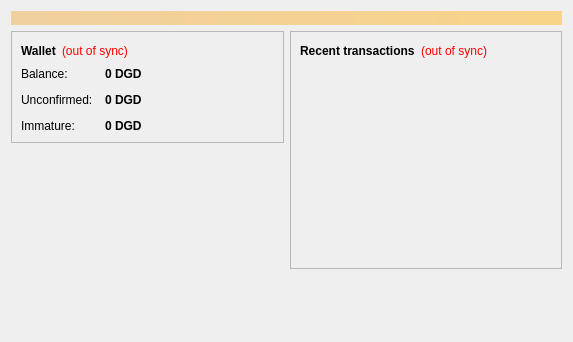
<?xml version="1.0" encoding="UTF-8"?>
<ui version="4.0">
 <class>OverviewPage</class>
 <widget class="QWidget" name="OverviewPage">
  <property name="geometry">
   <rect>
    <x>0</x>
    <y>0</y>
    <width>573</width>
    <height>342</height>
   </rect>
  </property>
  <property name="windowTitle">
   <string>Form</string>
  </property>
  <layout class="QVBoxLayout" name="topLayout">
   <item>
    <widget class="QLabel" name="labelAlerts">
     <property name="visible">
      <bool>false</bool>
     </property>
     <property name="styleSheet">
      <string notr="true">background-color: qlineargradient(x1: 0, y1: 0, x2: 1, y2: 0, stop:0 #F0D0A0, stop:1 #F8D488); color:#000000;</string>
     </property>
     <property name="wordWrap">
      <bool>true</bool>
     </property>
     <property name="margin">
      <number>3</number>
     </property>
    </widget>
   </item>
   <item>
    <layout class="QHBoxLayout" name="horizontalLayout" stretch="1,1">
     <item>
      <layout class="QVBoxLayout" name="verticalLayout_2">
       <item>
        <widget class="QFrame" name="frame">
         <property name="frameShape">
          <enum>QFrame::StyledPanel</enum>
         </property>
         <property name="frameShadow">
          <enum>QFrame::Raised</enum>
         </property>
         <layout class="QVBoxLayout" name="verticalLayout_4">
          <item>
           <layout class="QHBoxLayout" name="horizontalLayout_4">
            <item>
             <widget class="QLabel" name="label_5">
              <property name="font">
               <font>
                <weight>75</weight>
                <bold>true</bold>
               </font>
              </property>
              <property name="text">
               <string>Wallet</string>
              </property>
             </widget>
            </item>
            <item>
             <widget class="QLabel" name="labelWalletStatus">
              <property name="toolTip">
               <string>The displayed information may be out of date. Your wallet automatically synchronizes with the Dgdollartest2 network after a connection is established, but this process has not completed yet.</string>
              </property>
              <property name="styleSheet">
               <string notr="true">QLabel { color: red; }</string>
              </property>
              <property name="text">
               <string notr="true">(out of sync)</string>
              </property>
              <property name="alignment">
               <set>Qt::AlignLeading|Qt::AlignLeft|Qt::AlignVCenter</set>
              </property>
             </widget>
            </item>
            <item>
             <spacer name="horizontalSpacer_2">
              <property name="orientation">
               <enum>Qt::Horizontal</enum>
              </property>
              <property name="sizeHint" stdset="0">
               <size>
                <width>40</width>
                <height>20</height>
               </size>
              </property>
             </spacer>
            </item>
           </layout>
          </item>
          <item>
           <layout class="QFormLayout" name="formLayout_2">
            <property name="fieldGrowthPolicy">
             <enum>QFormLayout::AllNonFixedFieldsGrow</enum>
            </property>
            <property name="horizontalSpacing">
             <number>12</number>
            </property>
            <property name="verticalSpacing">
             <number>12</number>
            </property>
            <item row="0" column="0">
             <widget class="QLabel" name="label">
              <property name="text">
               <string>Balance:</string>
              </property>
             </widget>
            </item>
            <item row="0" column="1">
             <widget class="QLabel" name="labelBalance">
              <property name="font">
               <font>
                <weight>75</weight>
                <bold>true</bold>
               </font>
              </property>
              <property name="cursor">
               <cursorShape>IBeamCursor</cursorShape>
              </property>
              <property name="toolTip">
               <string>Your current balance</string>
              </property>
              <property name="text">
               <string notr="true">0 DGD</string>
              </property>
              <property name="textInteractionFlags">
               <set>Qt::LinksAccessibleByMouse|Qt::TextSelectableByKeyboard|Qt::TextSelectableByMouse</set>
              </property>
             </widget>
            </item>
            <item row="1" column="0">
             <widget class="QLabel" name="label_3">
              <property name="text">
               <string>Unconfirmed:</string>
              </property>
             </widget>
            </item>
            <item row="1" column="1">
             <widget class="QLabel" name="labelUnconfirmed">
              <property name="font">
               <font>
                <weight>75</weight>
                <bold>true</bold>
               </font>
              </property>
              <property name="cursor">
               <cursorShape>IBeamCursor</cursorShape>
              </property>
              <property name="toolTip">
               <string>Total of transactions that have yet to be confirmed, and do not yet count toward the current balance</string>
              </property>
              <property name="text">
               <string notr="true">0 DGD</string>
              </property>
              <property name="textInteractionFlags">
               <set>Qt::LinksAccessibleByMouse|Qt::TextSelectableByKeyboard|Qt::TextSelectableByMouse</set>
              </property>
             </widget>
            </item>
            <item row="2" column="0">
             <widget class="QLabel" name="labelImmatureText">
              <property name="text">
               <string>Immature:</string>
              </property>
             </widget>
            </item>
            <item row="2" column="1">
             <widget class="QLabel" name="labelImmature">
              <property name="font">
               <font>
                <weight>75</weight>
                <bold>true</bold>
               </font>
              </property>
              <property name="toolTip">
               <string>Mined balance that has not yet matured</string>
              </property>
              <property name="text">
               <string notr="true">0 DGD</string>
              </property>
              <property name="textInteractionFlags">
               <set>Qt::LinksAccessibleByMouse|Qt::TextSelectableByKeyboard|Qt::TextSelectableByMouse</set>
              </property>
             </widget>
            </item>
           </layout>
          </item>
         </layout>
        </widget>
       </item>
       <item>
        <spacer name="verticalSpacer">
         <property name="orientation">
          <enum>Qt::Vertical</enum>
         </property>
         <property name="sizeHint" stdset="0">
          <size>
           <width>20</width>
           <height>40</height>
          </size>
         </property>
        </spacer>
       </item>
      </layout>
     </item>
     <item>
      <layout class="QVBoxLayout" name="verticalLayout_3">
       <item>
        <widget class="QFrame" name="frame_2">
         <property name="frameShape">
          <enum>QFrame::StyledPanel</enum>
         </property>
         <property name="frameShadow">
          <enum>QFrame::Raised</enum>
         </property>
         <layout class="QVBoxLayout" name="verticalLayout">
          <item>
           <layout class="QHBoxLayout" name="horizontalLayout_2">
            <item>
             <widget class="QLabel" name="label_4">
              <property name="text">
               <string>&lt;b&gt;Recent transactions&lt;/b&gt;</string>
              </property>
             </widget>
            </item>
            <item>
             <widget class="QLabel" name="labelTransactionsStatus">
              <property name="toolTip">
               <string>The displayed information may be out of date. Your wallet automatically synchronizes with the Dgdollartest2 network after a connection is established, but this process has not completed yet.</string>
              </property>
              <property name="styleSheet">
               <string notr="true">QLabel { color: red; }</string>
              </property>
              <property name="text">
               <string notr="true">(out of sync)</string>
              </property>
              <property name="alignment">
               <set>Qt::AlignRight|Qt::AlignTrailing|Qt::AlignVCenter</set>
              </property>
             </widget>
            </item>
            <item>
             <spacer name="horizontalSpacer">
              <property name="orientation">
               <enum>Qt::Horizontal</enum>
              </property>
              <property name="sizeHint" stdset="0">
               <size>
                <width>40</width>
                <height>20</height>
               </size>
              </property>
             </spacer>
            </item>
           </layout>
          </item>
          <item>
           <widget class="QListView" name="listTransactions">
            <property name="styleSheet">
             <string notr="true">QListView { background: transparent; }</string>
            </property>
            <property name="frameShape">
             <enum>QFrame::NoFrame</enum>
            </property>
            <property name="verticalScrollBarPolicy">
             <enum>Qt::ScrollBarAlwaysOff</enum>
            </property>
            <property name="horizontalScrollBarPolicy">
             <enum>Qt::ScrollBarAlwaysOff</enum>
            </property>
            <property name="selectionMode">
             <enum>QAbstractItemView::NoSelection</enum>
            </property>
           </widget>
          </item>
         </layout>
        </widget>
       </item>
       <item>
        <spacer name="verticalSpacer_2">
         <property name="orientation">
          <enum>Qt::Vertical</enum>
         </property>
         <property name="sizeHint" stdset="0">
          <size>
           <width>20</width>
           <height>40</height>
          </size>
         </property>
        </spacer>
       </item>
      </layout>
     </item>
    </layout>
   </item>
  </layout>
 </widget>
 <resources/>
 <connections/>
</ui>
